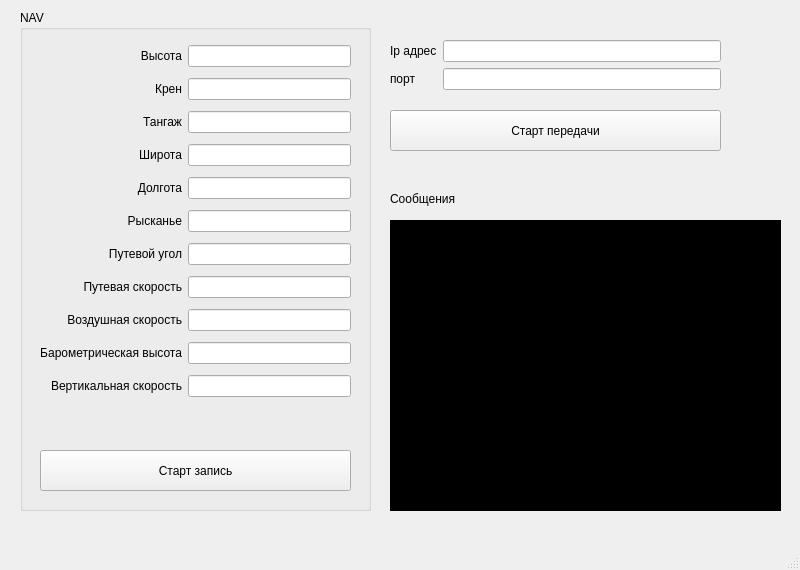
<?xml version="1.0" encoding="UTF-8"?>
<ui version="4.0">
 <class>MainWindow</class>
 <widget class="QMainWindow" name="MainWindow">
  <property name="geometry">
   <rect>
    <x>0</x>
    <y>0</y>
    <width>800</width>
    <height>570</height>
   </rect>
  </property>
  <property name="minimumSize">
   <size>
    <width>800</width>
    <height>570</height>
   </size>
  </property>
  <property name="maximumSize">
   <size>
    <width>800</width>
    <height>570</height>
   </size>
  </property>
  <property name="windowTitle">
   <string notr="true">Transmission</string>
  </property>
  <widget class="QWidget" name="centralwidget">
   <widget class="QPushButton" name="pushButton_sendCtrl">
    <property name="geometry">
     <rect>
      <x>390</x>
      <y>110</y>
      <width>331</width>
      <height>41</height>
     </rect>
    </property>
    <property name="text">
     <string>Старт передачи</string>
    </property>
   </widget>
   <widget class="QTextBrowser" name="textBrowser_log">
    <property name="geometry">
     <rect>
      <x>390</x>
      <y>220</y>
      <width>391</width>
      <height>291</height>
     </rect>
    </property>
    <property name="styleSheet">
     <string notr="true">background-color: rgb(0, 0, 0);</string>
    </property>
   </widget>
   <widget class="QLabel" name="label_state">
    <property name="geometry">
     <rect>
      <x>390</x>
      <y>190</y>
      <width>81</width>
      <height>17</height>
     </rect>
    </property>
    <property name="text">
     <string>Сообщения</string>
    </property>
   </widget>
   <widget class="QGroupBox" name="groupBox_nav">
    <property name="geometry">
     <rect>
      <x>20</x>
      <y>10</y>
      <width>351</width>
      <height>501</height>
     </rect>
    </property>
    <property name="title">
     <string>NAV</string>
    </property>
    <widget class="QPushButton" name="pushButton_recordCtrl">
     <property name="geometry">
      <rect>
       <x>20</x>
       <y>440</y>
       <width>311</width>
       <height>41</height>
      </rect>
     </property>
     <property name="text">
      <string>Старт запись</string>
     </property>
    </widget>
    <widget class="QWidget" name="layoutWidget">
     <property name="geometry">
      <rect>
       <x>20</x>
       <y>30</y>
       <width>311</width>
       <height>366</height>
      </rect>
     </property>
     <layout class="QGridLayout" name="gridLayout">
      <item row="1" column="1">
       <widget class="QLineEdit" name="lineEdit_roll"/>
      </item>
      <item row="10" column="1">
       <widget class="QLineEdit" name="lineEdit_verticalSpeed"/>
      </item>
      <item row="8" column="1">
       <widget class="QLineEdit" name="lineEdit_aerialSpeed"/>
      </item>
      <item row="3" column="0">
       <widget class="QLabel" name="label_latitude">
        <property name="text">
         <string>Широта</string>
        </property>
        <property name="alignment">
         <set>Qt::AlignRight|Qt::AlignTrailing|Qt::AlignVCenter</set>
        </property>
        <property name="margin">
         <number>3</number>
        </property>
       </widget>
      </item>
      <item row="9" column="1">
       <widget class="QLineEdit" name="lineEdit_aerialAltitude"/>
      </item>
      <item row="4" column="0">
       <widget class="QLabel" name="label_longitude">
        <property name="text">
         <string>Долгота</string>
        </property>
        <property name="alignment">
         <set>Qt::AlignRight|Qt::AlignTrailing|Qt::AlignVCenter</set>
        </property>
        <property name="margin">
         <number>3</number>
        </property>
       </widget>
      </item>
      <item row="9" column="0">
       <widget class="QLabel" name="label_aerialAltitude">
        <property name="text">
         <string>Барометрическая высота</string>
        </property>
        <property name="alignment">
         <set>Qt::AlignRight|Qt::AlignTrailing|Qt::AlignVCenter</set>
        </property>
        <property name="margin">
         <number>3</number>
        </property>
       </widget>
      </item>
      <item row="8" column="0">
       <widget class="QLabel" name="label_aerialSpeed">
        <property name="text">
         <string>Воздушная скорость</string>
        </property>
        <property name="alignment">
         <set>Qt::AlignRight|Qt::AlignTrailing|Qt::AlignVCenter</set>
        </property>
        <property name="margin">
         <number>3</number>
        </property>
       </widget>
      </item>
      <item row="3" column="1">
       <widget class="QLineEdit" name="lineEdit_latitude"/>
      </item>
      <item row="2" column="1">
       <widget class="QLineEdit" name="lineEdit_pitch"/>
      </item>
      <item row="7" column="0">
       <widget class="QLabel" name="label_gpsSpeed">
        <property name="text">
         <string>Путевая скорость</string>
        </property>
        <property name="alignment">
         <set>Qt::AlignRight|Qt::AlignTrailing|Qt::AlignVCenter</set>
        </property>
        <property name="margin">
         <number>3</number>
        </property>
       </widget>
      </item>
      <item row="7" column="1">
       <widget class="QLineEdit" name="lineEdit_gpsSpeed"/>
      </item>
      <item row="6" column="0">
       <widget class="QLabel" name="label_gpsCourse">
        <property name="text">
         <string>Путевой угол</string>
        </property>
        <property name="alignment">
         <set>Qt::AlignRight|Qt::AlignTrailing|Qt::AlignVCenter</set>
        </property>
        <property name="margin">
         <number>3</number>
        </property>
       </widget>
      </item>
      <item row="2" column="0">
       <widget class="QLabel" name="label_pitch">
        <property name="text">
         <string>Тангаж</string>
        </property>
        <property name="alignment">
         <set>Qt::AlignRight|Qt::AlignTrailing|Qt::AlignVCenter</set>
        </property>
        <property name="margin">
         <number>3</number>
        </property>
       </widget>
      </item>
      <item row="5" column="0">
       <widget class="QLabel" name="label_yaw">
        <property name="text">
         <string>Рысканье</string>
        </property>
        <property name="alignment">
         <set>Qt::AlignRight|Qt::AlignTrailing|Qt::AlignVCenter</set>
        </property>
        <property name="margin">
         <number>3</number>
        </property>
       </widget>
      </item>
      <item row="4" column="1">
       <widget class="QLineEdit" name="lineEdit_longitude"/>
      </item>
      <item row="10" column="0">
       <widget class="QLabel" name="label_verticalSpeed">
        <property name="text">
         <string>Вертикальная скорость</string>
        </property>
        <property name="alignment">
         <set>Qt::AlignRight|Qt::AlignTrailing|Qt::AlignVCenter</set>
        </property>
        <property name="margin">
         <number>3</number>
        </property>
       </widget>
      </item>
      <item row="6" column="1">
       <widget class="QLineEdit" name="lineEdit_gpsCourse"/>
      </item>
      <item row="1" column="0">
       <widget class="QLabel" name="label_roll">
        <property name="text">
         <string>Крен</string>
        </property>
        <property name="alignment">
         <set>Qt::AlignRight|Qt::AlignTrailing|Qt::AlignVCenter</set>
        </property>
        <property name="margin">
         <number>3</number>
        </property>
       </widget>
      </item>
      <item row="0" column="0">
       <widget class="QLabel" name="label_altitude">
        <property name="text">
         <string>Высота</string>
        </property>
        <property name="alignment">
         <set>Qt::AlignRight|Qt::AlignTrailing|Qt::AlignVCenter</set>
        </property>
        <property name="margin">
         <number>3</number>
        </property>
       </widget>
      </item>
      <item row="0" column="1">
       <widget class="QLineEdit" name="lineEdit_altitude"/>
      </item>
      <item row="5" column="1">
       <widget class="QLineEdit" name="lineEdit_yaw"/>
      </item>
     </layout>
    </widget>
   </widget>
   <widget class="QWidget" name="layoutWidget">
    <property name="geometry">
     <rect>
      <x>390</x>
      <y>40</y>
      <width>331</width>
      <height>58</height>
     </rect>
    </property>
    <layout class="QFormLayout" name="formLayout">
     <item row="0" column="0">
      <widget class="QLabel" name="label_ip">
       <property name="text">
        <string>Ip адрес</string>
       </property>
      </widget>
     </item>
     <item row="0" column="1">
      <widget class="QLineEdit" name="lineEdit_ip"/>
     </item>
     <item row="1" column="0">
      <widget class="QLabel" name="label_port">
       <property name="text">
        <string>порт</string>
       </property>
      </widget>
     </item>
     <item row="1" column="1">
      <widget class="QLineEdit" name="lineEdit_port"/>
     </item>
    </layout>
   </widget>
  </widget>
  <widget class="QMenuBar" name="menubar">
   <property name="geometry">
    <rect>
     <x>0</x>
     <y>0</y>
     <width>800</width>
     <height>21</height>
    </rect>
   </property>
  </widget>
  <widget class="QStatusBar" name="statusbar"/>
 </widget>
 <resources/>
 <connections/>
</ui>
